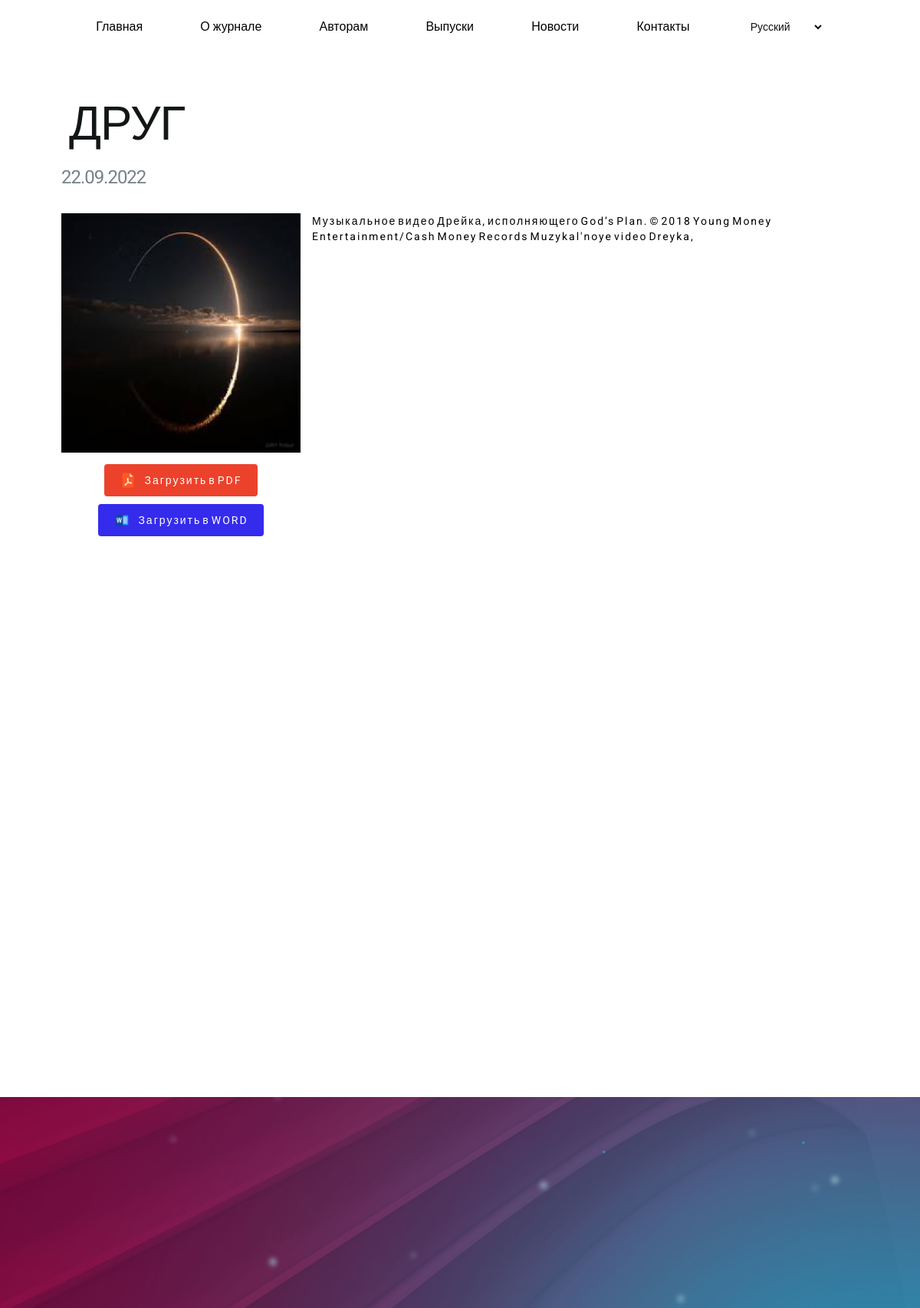
The app's page /article/1/ with its own data.
### main/models.py (models this page shows, shortened)
class Articles(models.Model):
    title = models.CharField(max_length=200, verbose_name='Название статьи')
    category_name = models.ForeignKey(Categories, on_delete=models.CASCADE, related_name="Категории")
    date = models.CharField(max_length=200, blank=True, null=True, verbose_name='Дата создания статьи')
    text = models.TextField(verbose_name="Текст")
    image = models.ImageField(upload_to='project-images', verbose_name='Изображение')
    pdf = models.FileField()
    word = models.FileField()
    class Meta:
        verbose_name_plural = 'Статьи'
        verbose_name = 'Статья'

### main/views.py (the view)
# urls.py: path('article/<int:article_id>/', ArticleDetail.as_view(), name='article'),
class ArticleDetail(DetailView):
    model = Articles
    template_name = "article-releases-detail.html"
    context_object_name = 'articles'
    pk_url_kwarg = 'article_id'

### templates/article-releases-detail.html (shortened to what this page needs)
{% extends 'index.html' %}
{% load static %}
{% block page %}
<div id="d-content">
    <section class="d-section-8 d-dark d-animbox d-animated" id="d-section-8">
        <div class="d-grid">
            <div class="d-row">
                <div class="d-col d-col-6 d-col-xs-12">
                    <div class="h1 d-ttu h0 d-dark2 d-animate d-rise">{{ articles.title}}</div>
                </div>
                <div>
                    <h2 class="d-section-title">{{ articles.date }}</h2>
                    <div class="d-section-descr" style="letter-spacing:2px;color:black;">
                        <div class="d-section-descr-content">
                            <img style="width:100%; margin-bottom: 10px" src="{{ articles.image.url }}">
                            <a class="pdf" href="{{ articles.pdf.url}}"
                               style="width:fit-content; display: flex; align-items: center; column-gap: 10px">
                                <img style="height:22px;"
>
                                <span>Загрузить в PDF</span></a>
                            <a class="word" href="{{ articles.word.url}}"
                               style="margin-top: 10px; width:fit-content; display: flex; align-items: center; column-gap: 10px">
                                <img style="width: 22px"
>
                                <span>Загрузить в WORD</span></a>
                        </div>
                        {{ articles.text }}
                    </div>
                </div>
            </div>
        </div>
        <div class="d-bgd d-bgd-8" style="background:#fff"></div>
    </section>
</div>
</div>
{% endblock %}

### static/build/stylesc655.css (style rules this page uses)
* { scroll-behavior: smooth; }
a, abbr, address, article, aside, audio, b, blockquote, body, canvas, caption, cite, code, dd, del, details, div, dl, dt, em, fieldset, figcaption, figure, footer, form, h1, h2, h3, h4, h5, h6, header, hgroup, html, i, iframe, ins, label, legend, li, mark, menu, nav, object, ol, p, pre, q, section, small, span, strong, sub, summary, sup, table, tbody, td, tfoot, th, thead, time, tr, ul, var, video { background: transparent; border: 0; font-size: 100%; margin: 0; outline: 0 none; padding: 0; vertical-align: baseline; }
article, aside, details, figcaption, figure, footer, header, hgroup, main, menu, nav, section { display: block; }
:link img, :visited img, a img, img { border: 0; outline: none; }
html { overflow-y: scroll; }
body, button, input, select, textarea { color: #94a4b0; font: 14px/1.43 Roboto, Arial, Helvetica, sans-serif; }
.h1, .h2, .h3, .h4, .h5, .h6, h1, h2, h3, h4, h5, h6 { font-family: Roboto, Arial, Helvetica, sans-serif; font-weight: 400; letter-spacing: -1px; line-height: normal; margin-bottom: 0.5em; }
.h0 { margin: 0; }
.h1, h1 { font-family: uni_sanslight, Arial, Helvetica, sans-serif; font-size: 4.43em; letter-spacing: -1px; line-height: 1.16em; }
.h2, h2 { font-size: 1.71em; }
a { color: #94a4b0; text-decoration: none; }
.d-ttu { text-transform: uppercase; }
.d-bsbb, .d-col, .d-file-ext, .d-wrap, progress { box-sizing: border-box; }
.d-grid { margin: 0 auto; max-width: 1020px; }
.d-row { margin: 0 -10px; position: relative; word-spacing: -0.25em; }
.d-col { clear: both; display: inline-block; padding: 0 10px; vertical-align: top; word-spacing: 0; }
.d-col-6 { width: 50%; }
.d-dark, .d-dark a { color: #768188; }
.d-dark2 { color: #121617; }
body, html { height: 100%; min-height: 100%; min-width: 1180px; }
body { background: #000; }
#d-wrap, body { position: relative; }
.d-bgd { height: 810px; left: 0; margin: 0 -10em; overflow: hidden; position: absolute; right: 0; transform: rotate(-15deg); z-index: 0; }
.d-bgd-8 { border: 1000px solid transparent; border-left: 3000px solid #fff; height: 0; left: 50%; margin: -1000px 0 0 -2000px; top: 50%; transform: rotate(0); }
.d-grid { position: relative; z-index: 5; }
#d-content { position: relative; z-index: 13; }
.d-section-descr { height: 12.5em; padding-top: 1.5em; }
.d-section-8 { min-height: 680px; padding-top: 5em; position: relative; z-index: 13; }
.d-section-descr-content { width: 30%; float: left; margin: 0 15px 15px 0; }
.d-section-descr-content > a { border-radius: 4px; color: #fff; padding: 10px 20px; margin: 0 auto; font-weight: 400; text-align: center; white-space: nowrap; }
.d-section-descr-content > .pdf { background: #ec422b; }
.d-section-descr-content > .word { background: #352bec; }

### records on screen
Articles: title "ДРУГ", date "22.09.2022", image (picture), text "Музыкальное видео Дрейка, исполняющего God’s Plan. © 2018 Young Money Entertainment/Cash Money Records Muzykal'noye video Dreyka,"

### other values on screen
form field language "Русский"
